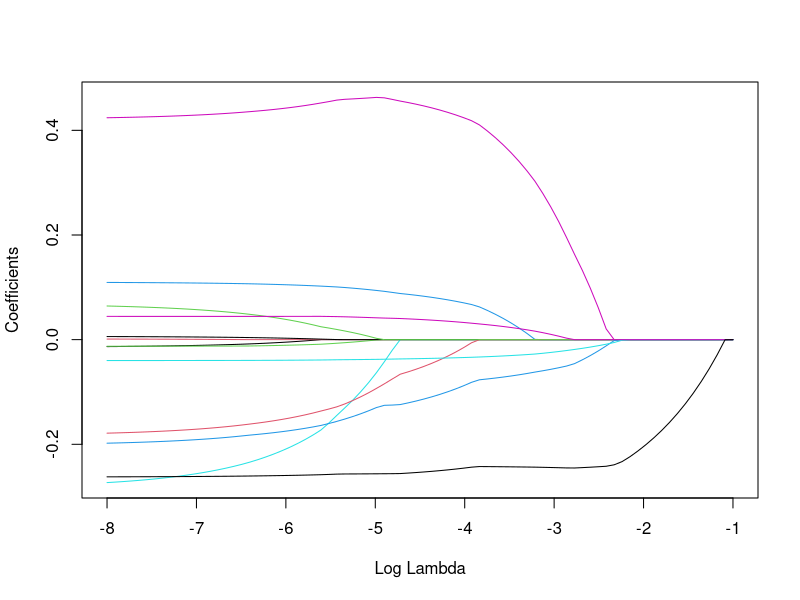
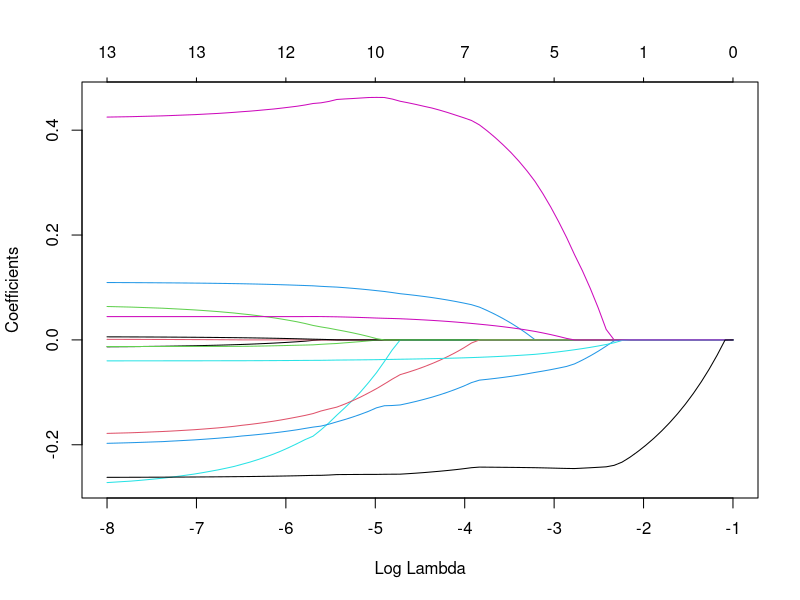

Write the R code that produced these figures, in order.
## ---- chunk 1
knitr::opts_chunk$set(echo = TRUE)
## ---- chunk 2
myData = read.csv("Coding2_myData.csv")
X = as.matrix(myData[, -14])
y = myData$Y
dim(X)
## ---- chunk 3
one_var_lasso = function(r, x, lam) {
    xx = sum(x^2)
    xr = sum(r * x)
    b = (abs(xr) - lam/2)/xx
    b = sign(xr) * ifelse(b > 0, b, 0)
    return(b)
}
## ---- chunk 4
MyLasso = function(X, y, lam.seq, maxit = 500) {
    
    # X: n-by-p design matrix without the intercept 
    # y: n-by-1 response vector 
    # lam.seq: sequence of lambda values 
    # maxit: number of updates for each lambda 
    # Center/Scale X
    # Center y
  
    n = length(y)
    p = dim(X)[2]
    nlam = length(lam.seq)
    Xs = as.matrix(X)
   
    #Center and scale to unit variance and zero mean for each col. 
    y.mean = mean(y)
    
    for(i in 1:p)
    {
      current_col = X[,i]
      #glmnet uses n instead of n-1
      Xs[,i] = (current_col - mean(current_col))/(sd(current_col) * sqrt((n-1)/n))
    }
    
    
    # Initilize coef vector b and residual vector r
    b = rep(0, p)
    r = y
    B = matrix(nrow = nlam, ncol = p + 1)
    
    # Triple nested loop
    for (m in 1:nlam) {
        lam = 2 * n * lam.seq[m]
        for (step in 1:maxit) {
            for (j in 1:p) {
                r = r + (Xs[, j] * b[j])
                b[j] = one_var_lasso(r, Xs[, j], lam)
                r = r - Xs[, j] * b[j]
            }
        }
        B[m, ] = c(0, b)
    }

    #de-Scale and de-center the coeff.
    
    for(i in 1:nrow(B))
    {
      delta = 0
      #start from 2nd col. for B, X does not have intercept hence j-1   
      for(j in 2:(p+1))
      {
        B[i,j] = B[i,j]/ (sd(X[,j-1])*sqrt((n-1)/n))
        delta = delta + mean(X[,j-1])*B[i,j]
        
      }
      
      B[i, 1] = y.mean - delta
      
    }
    
    return(t(B))
    
    
}
## ---- chunk 5

lam.seq = exp(seq(-1, -8, length.out = 80))
myout = MyLasso(X, y, lam.seq, maxit = 100) 
rownames(myout) = c("Intercept", colnames(X)) 
dim(myout)
## ---- chunk 6

myout[1,]

## ---- chunk 7
x.index = log(lam.seq)
beta = myout[-1, ]  # beta is a 13-by-80 matrix
matplot(x.index, t(beta),
        xlim = c(min(x.index), max(x.index)),
        lty = 1,
        xlab = "Log Lambda",
        ylab = "Coefficients",
        type="l", 
        lwd = 1)
## ---- chunk 8
library(glmnet)
lasso.fit = glmnet(X, y, alpha = 1, lambda = lam.seq)
# coef(lasso.fit)
write.csv(as.matrix(coef(lasso.fit)), file = "Coding2_lasso_coefs.csv", 
          row.names = FALSE)
## ---- chunk 9
max(abs(coef(lasso.fit) - myout))

## ---- chunk 10
plot(lasso.fit, xvar = "lambda")
